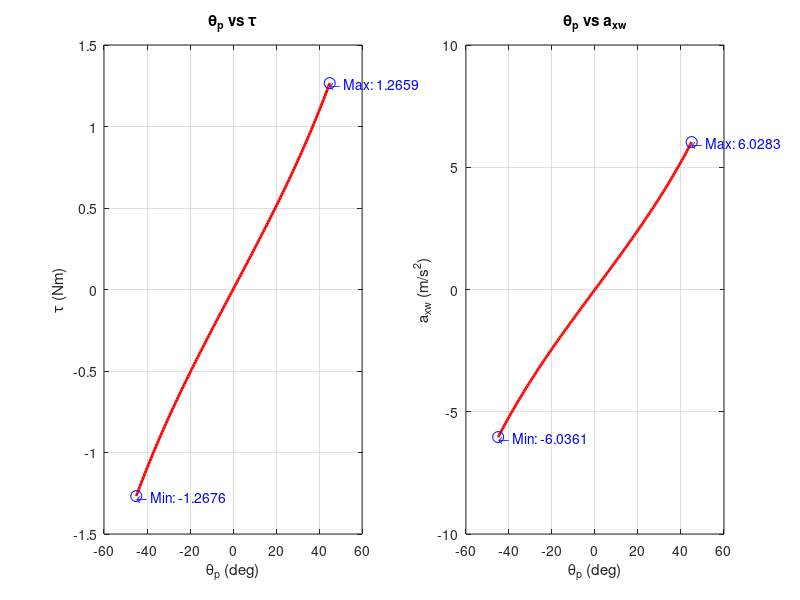
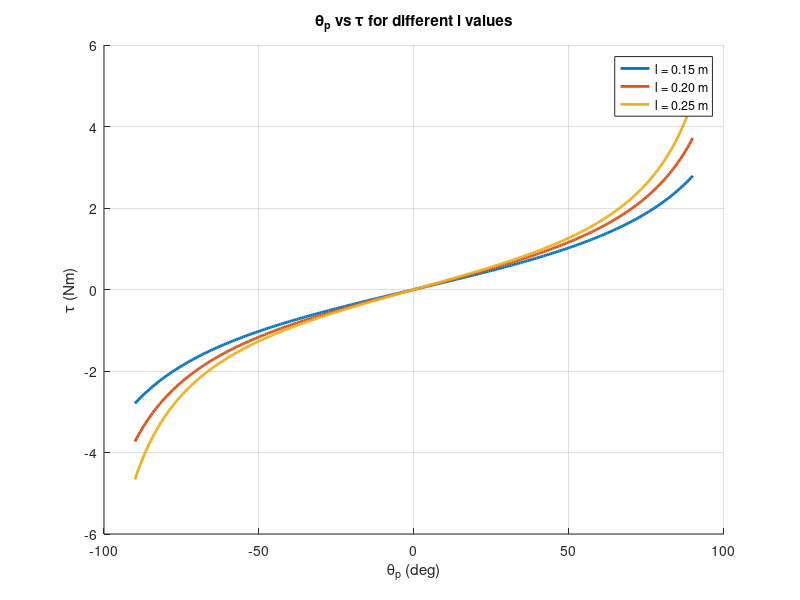

These charts were generated, in order, by the following MATLAB code:
clc; clear all; close all;

% Define Parameters

mw = 0.1; % mass of wheel (kg)
mb = 1.9; % mass of body (kg)

R = 0.10; % radius of Wheel (m)
l = 0.25; % length from CoM to wheel (m)

Iw = mw*R^2; % moment of Inertia of wheel (kgm^2)
Ib = 1/12 * mb *(0.1^2 + 0.2^2); % moment of Inertia of body (kgm^2)

theta_p_var = -pi/4:0.01:pi/4; % pitch angle of body (rad)
theta_p_dot = 0; % pitch angular velocity of body (rad/s)
theta_p_ddot = 0; % pitch angular acceleration of body (rad/s^2)

g = 9.81; % gravity acceleration (m/s^2)

x_acc = zeros(length(theta_p_var),1); 
tau = zeros(length(theta_p_var),1); % desired torque

i = 1;
for theta_p = theta_p_var
    % Mass Matrix (theta_w version)
    M = [Iw/R + mw*R + mb*R,         mb*l*cos(theta_p);
        (Iw/R+mw*R)*l*cos(theta_p), -mb*l^2*sin(theta_p)-Ib];

    % Mass Matrix (theta_m version)
    % M = [Iw/R + mw*R + mb*R,         Iw/R + mw*R + mb*R+ mb*l*cos(theta_p);
    %     (Iw/R+mw*R)*l*cos(theta_p), (Iw/R+mw*R)*l*cos(theta_p)- mb*l^2*sin(theta_p)^2-Ib];

    % torque from gravity
    G = [0;
        mb*g*l*sin(theta_p)];

    % Centrifugal & Coriolis
    C = [-mb*l*sin(theta_p)*theta_p_dot^2;
        -mb*l^2*sin(theta_p)*cos(theta_p)*theta_p_dot^2];

    % Nonlinear Effect
    h = G + C;

    % Input Matrix
    B = [1/R ; 1 + l*cos(theta_p)/R];

    A = [M(:,1), -B];

    % Calculate Ainv(-h - M_c2 * theta_p_ddot)
    result = A \ (-h - M(:,2) * theta_p_ddot);
    x_acc(i) = R * result(1);
    tau(i) = result(2);
    tau_g(i) = G(2);
    i = i+1;
end

% Plot

figure('units','normalized','outerposition',[0 0.5 0.5 0.5]);

% Plot tau vs theta_p_var
subplot(1,2,1);
plot(rad2deg(theta_p_var), tau, 'r', 'LineWidth', 2);
title('\theta_p vs \tau');
xlabel('\theta_p (deg)');
ylabel('\tau (Nm)');
grid on;

% Find max and min values for tau
[max_tau, idx_max_tau] = max(tau);
[min_tau, idx_min_tau] = min(tau);

% Annotate max and min values on the plot
hold on;
plot(rad2deg(theta_p_var(idx_max_tau)), max_tau, 'bo', 'MarkerSize', 8);
text(rad2deg(theta_p_var(idx_max_tau)), max_tau, ['\leftarrow Max: ', num2str(max_tau)], 'Color', 'blue');
plot(rad2deg(theta_p_var(idx_min_tau)), min_tau, 'bo', 'MarkerSize', 8);
text(rad2deg(theta_p_var(idx_min_tau)), min_tau, ['\leftarrow Min: ', num2str(min_tau)], 'Color', 'blue');
hold off;

% Plot x_acc vs theta_p_var
subplot(1,2,2);
plot(rad2deg(theta_p_var), x_acc, 'r', 'LineWidth', 2);
title('\theta_p vs a_{xw}');
xlabel('\theta_p (deg)');
ylabel('a_{xw} (m/s^2)');
grid on;

% Find max and min values for x_acc
[max_x_acc, idx_max_x_acc] = max(x_acc);
[min_x_acc, idx_min_x_acc] = min(x_acc);

% Annotate max and min values on the plot
hold on;
plot(rad2deg(theta_p_var(idx_max_x_acc)), max_x_acc, 'bo', 'MarkerSize', 8);
text(rad2deg(theta_p_var(idx_max_x_acc)), max_x_acc, ['\leftarrow Max: ', num2str(max_x_acc)], 'Color', 'blue');
plot(rad2deg(theta_p_var(idx_min_x_acc)), min_x_acc, 'bo', 'MarkerSize', 8);
text(rad2deg(theta_p_var(idx_min_x_acc)), min_x_acc, ['\leftarrow Min: ', num2str(min_x_acc)], 'Color', 'blue');
hold off;
%%

clc; clear all; close all;

% Define Parameters
mw = 0.1; % mass of wheel (kg)
mb = 1.9; % mass of body (kg)
R = 0.08; % radius of Wheel (m)
g = 9.81; % gravity acceleration (m/s^2)

theta_p_var = -pi/2:0.01:pi/2; % pitch angle of body (rad)
theta_p_dot = 0; % pitch angular velocity of body (rad/s)
theta_p_ddot = 0; % pitch angular acceleration of body (rad/s^2)

% Moment of Inertia of wheel
Iw = mw * R^2;

% Define different lengths (l values)
l_values = 0.15:0.05:0.25; % Different lengths from CoM to wheel (m)
colors = lines(length(l_values)); % Generate colors for each l value

% Initialize storage for tau values
tau_results = zeros(length(theta_p_var), length(l_values));

% Iterate over different l values
figure('units', 'normalized', 'outerposition', [0 0.5 0.5 0.5]);
hold on;

for j = 1:length(l_values)
    l = l_values(j);
    
    % Moment of Inertia of body
    Ib = 1/12 * mb * (0.1^2 + 0.2^2); % moment of Inertia of body (kgm^2)

    % Pre-allocate results
    tau = zeros(length(theta_p_var), 1);

    i = 1;
    for theta_p = theta_p_var
        % Mass Matrix (theta_w version)
        M = [Iw/R + mw*R + mb*R,         mb*l*cos(theta_p);
            (Iw/R+mw*R)*l*cos(theta_p), -mb*l^2*sin(theta_p)-Ib];

        % torque from gravity
        G = [0;
            mb*g*l*sin(theta_p)];

        % Centrifugal & Coriolis
        C = [-mb*l*sin(theta_p)*theta_p_dot^2;
            -mb*l^2*sin(theta_p)*cos(theta_p)*theta_p_dot^2];

        % Nonlinear Effect
        h = G + C;

        % Input Matrix
        B = [1/R ; 1 + l*cos(theta_p)/R];

        A = [M(:,1), -B];

        % Calculate Ainv(-h - M_c2 * theta_p_ddot)
        result = A \ (-h - M(:,2) * theta_p_ddot);
        tau(i) = result(2);
        i = i+1;
    end
    
    % Store tau values
    tau_results(:, j) = tau;

    % Plot for the current l value
    plot(rad2deg(theta_p_var), tau, 'Color', colors(j,:), 'LineWidth', 2);
end

% Add title and labels
title('\theta_p vs \tau for different l values');
xlabel('\theta_p (deg)');
ylabel('\tau (Nm)');

% Create dynamic legend based on l values
legend_labels = arrayfun(@(l) sprintf('l = %.2f m', l), l_values, 'UniformOutput', false);
legend(legend_labels);

grid on;
hold off;
